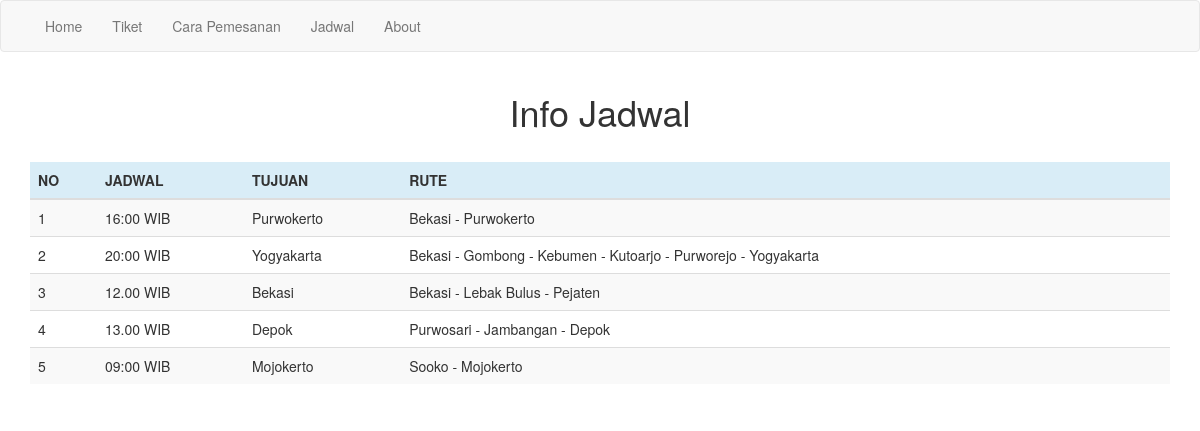
The page /trayek.php on the database its author committed.
### tables this page shows
CREATE TABLE `keberangkatan` (
  `id_berangkat` int(20) NOT NULL,
  `tujuan` varchar(40) NOT NULL,
  `jadwal` varchar(10) NOT NULL,
  `rute` varchar(100) NOT NULL
);

### trayek.php (the view)
<?php include 'navbar.php'; ?>
<section class="konten">
  <div class="container">
    <center><h1>Info Jadwal</h1></center><br>
<form class="form-horizontal">
  		<table class="table table-striped">
    		<thead>
      			<tr class="bg-info">
					<th>NO</th>
					<th>JADWAL</th>
					<th>TUJUAN</th>
					<th>RUTE</th>
     			</tr>
    		</thead>
    		<tbody>
    			<?php
    				include 'functions.php';
					$query = mysqli_query($conn, "SELECT * FROM keberangkatan ORDER BY tujuan ASC")or die(mysqli_error());
						if(mysqli_num_rows($query) == 0){
							echo '<tr><td colspan="3" align="center">Tidak ada data!</td></tr>';
						}
						else
						{
							$no = 1;
							while($data = mysqli_fetch_array($query)){
								echo '<tr>';
								echo '<td>'.$no.'</td>';
								echo '<td>'.$data['jadwal'].'</td>';
								echo '<td>'.$data['tujuan'].'</td>';
								echo '<td>'.$data['rute'].'</td>';
								$no++;
							}
						}
				?>
    		</tbody>
  		</table>
	</form>
    </div></section>

### rows shown on the page
keberangkatan: jadwal "16:00 WIB", tujuan "Purwokerto", rute "Bekasi - Purwokerto"
keberangkatan: jadwal "20:00 WIB", tujuan "Yogyakarta", rute "Bekasi - Gombong - Kebumen - Kutoarjo - Purworejo - Yogyakarta"
keberangkatan: jadwal "12.00 WIB", tujuan "Bekasi", rute "Bekasi - Lebak Bulus - Pejaten"
keberangkatan: jadwal "13.00 WIB", tujuan "Depok", rute "Purwosari - Jambangan - Depok"
keberangkatan: jadwal "09:00 WIB", tujuan "Mojokerto", rute "Sooko - Mojokerto"
